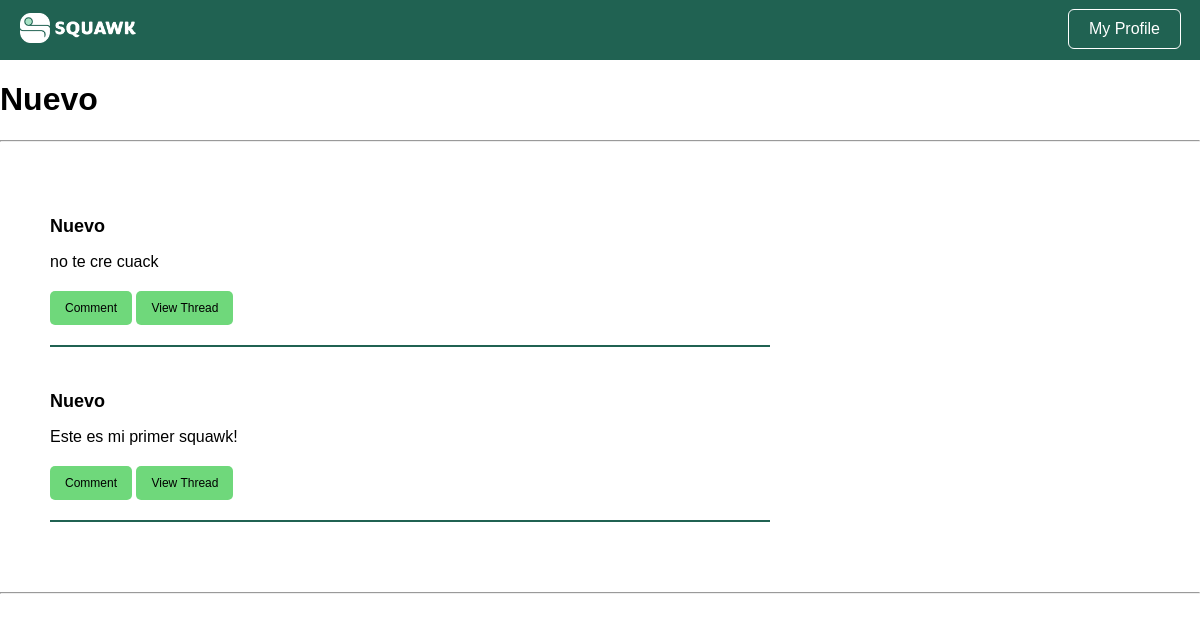
The page /user/282 (signed in) on the database its author committed.
### tables this page shows
CREATE TABLE users (
  user_id INTEGER PRIMARY KEY AUTOINCREMENT,
  username VARCHAR NOT NULL,
  password VARCHAR NOT NULL,
  is_admin BOOLEAN NOT NULL
);

CREATE TABLE squawks (
  squawk_id INTEGER PRIMARY KEY AUTOINCREMENT,
  content VARCHAR NOT NULL,
  is_reply_to INT,
  user_id INT,
  created TIMESTAMP NOT NULL DEFAULT CURRENT_TIMESTAMP
);

### ui/user_controller.py (the view)
def user(user_id):
  current_user = session['user_id']
  squawks = []
  username = us.get_user(user_id).username
  last10 = ss.get_last(10,user_id)
  for i in last10:
    thread = ts.get_thread(i.squawk_id)
    thread_users = [us.get_user(squawk.user_id).username for squawk in thread]
    thread_info = list(zip(thread, thread_users))
    user = us.get_user(i.user_id).username
    squawks.append((i, user, thread_info))
  return render_template('user.html', username=username, squawks=squawks, user_id=current_user)

### bl/squawk_service.py (called while the page is built)
  def get_last(self, total, user_id):
    if user_id != -1:
      squawks = self.squawkDAO.getall_from(user_id)
    else:
      squawks = self.squawkDAO.getall_super()
    return squawks[:total]

### bl/thread_service.py (called while the page is built)
  def get_thread(self, squawk_id):
    squawk = self.squawkDAO.get(squawk_id)
    if not squawk:
      return []
    thread = self._get_replies(squawk_id)
    return thread

  def _get_replies(self, squawk_id):
    replies = []
    squawks = self.squawkDAO.getall()
    for x in squawks:
      if x.is_reply_to == squawk_id:
        replies.append(x)
    return replies

### bl/user_service.py (called while the page is built)
  def get_user(self, user_id):
    user = self.userDAO.get(user_id)
    return user

### dl/squawk_dao.py (called while the page is built)
  def get(self, squawkID):
    query = "SELECT * FROM squawks WHERE squawk_id = ?"
    result = self.DB.run_query(query, (squawkID, ))
    try:
      data = result.fetchone()
      squawk = Squawk(data)
      return squawk
    except:
      return None

  def getall(self):
    query = "SELECT * FROM squawks ORDER BY created DESC"
    result = self.DB.run_query(query)
    try:
      data_list = result.fetchall()
      squawks = []
      for data in data_list:
        squawk = Squawk(data)
        squawks.append(squawk)
      return squawks
    except:
      return None

  def getall_from(self, user_id):
    query = "SELECT * FROM squawks WHERE user_id = ? ORDER BY created DESC"
    result = self.DB.run_query(query, (user_id, ))
    try:
      data_list = result.fetchall()
      squawks = []
      for data in data_list:
        squawk = Squawk(data)
        squawks.append(squawk)
      return squawks
    except:
      return None

### dl/user_dao.py (called while the page is built)
  def get(self, userID):
    query = "SELECT * FROM users WHERE user_id = ?"
    result = self.DB.run_query(query, (userID, ))
    try:
      data = result.fetchone()
      user = User(data)
      return user
    except:
      return None

### utils/database.py (called while the page is built)
  def run_query(self, query, parameters=None):
    try:
      cursor = self.connection.cursor()
      if parameters:
        cursor.execute(query, parameters)
      else:
        cursor.execute(query)
      self.connection.commit()
      return cursor
    except Exception as e:
      print(f"Error running query: {e}")
      return None

### templates/user.html (shortened to what this page needs)
<!DOCTYPE html>
<html>
  <head>
    <link rel="stylesheet" href="{{ url_for('static', filename='squawk_basic.css') }}" />
    <link rel="stylesheet" href="{{ url_for('static', filename='squawk_render.css') }}" />
  </head>
  <body>
    <div class="navbar">
      <a href="{{url_for('home')}}"><img src="{{ url_for('static', filename='img/squawk_long.png') }}" alt="Squawk Logo" class="logo"></a>
      <a href="{{ url_for('user', user_id=user_id) }}"><button class="login-button">My Profile</button></a>
    </div>
    <h1 class="user-header">{{username}}</h1>
    <hr>
    <div class="board">
      {% for squawk, user, thread_info in squawks %}
      <div class="squawk">
        <h4>
          <a href="{{url_for('user', user_id=squawk.user_id)}}"> {{user}} </a>
        </h4>
        <p> {{squawk.content}} </p>
        <a href="{{ url_for('comment', is_reply_to=squawk.squawk_id) }}"><button id="{{squawk.squawk_id}}">Comment</button></a>
        <a href="{{ url_for('thread', squawk_id=squawk.squawk_id) }}"><button id="{{squawk.squawk_id}}">View Thread</button></a>
      </div>
      {% endfor %}
    </div>
    <hr>
  </body>
</html>

### static/squawk_basic.css (style rules this page uses)
body { font-family: Arial, sans-serif; margin: 0; padding: 0; }
a { color: #2660A4 }
.login-button { background-color: transparent; border-radius: 5px; color: white; cursor: pointer; font-size: 16px; margin-right: 10px; outline: 1px solid white; padding: 10px 20px; }
.navbar { background-color: #206252; padding: 10px; display: flex; justify-content: space-between; }
.navbar button { background-color: transparent; border: none; color: white; cursor: pointer; font-size: 16px; margin-bottom: 2px; margin-right: 10px; }
.navbar .logo { height: 30px; margin-left: 10px; margin-top: 3px; }

### static/squawk_render.css (style rules this page uses)
.board { display: flex; flex-direction: column; justify-content: center; margin: 50px; width: 60vw; }
.board a { color: inherit; text-decoration: none; }
.squawk { border-bottom: 2px solid #206252; margin-bottom: 20px; }
.squawk h4 { font-size: 18px; margin-bottom: 10px; }
.squawk p { font-size: 16px; margin-bottom: 10px; }
.squawk button { background-color: #6FD87B; border: none; border-radius: 5px; color: black; cursor: pointer; font-size: 12px; margin-bottom: 20px; margin-top: 10px; padding: 10px 15px; }

### rows shown on the page
users: username "Nuevo", content "no te cre cuack", content "Este es mi primer squawk!"
